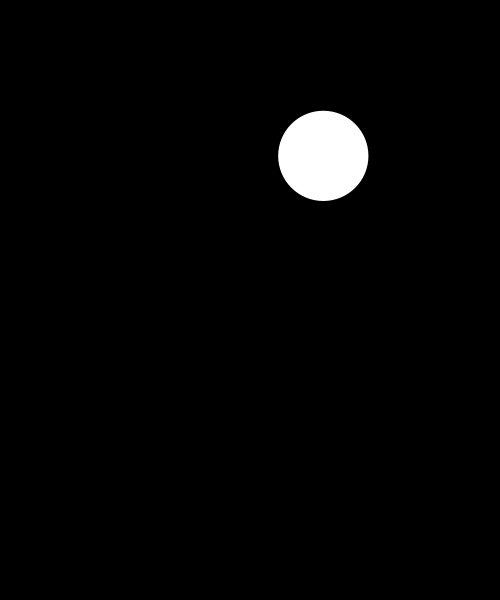
Frame 1 (no input)
Frame 60 (the mouse pressed at the canvas centre just before this capture): identical to frame 1, image omitted
Frame 120 (the mouse held since frame 60 and released just before this capture): identical to frame 1, image omitted

The Processing sketch that drew this single still picture (run headless with seeded random() and noise(); from frame 60 on, the mouse is pressed at the canvas centre):

// Processing sketch: w07_04_circle_randomPos_fixed
// ── w07_04_circle_randomPos_fixed.pde
// IMA NYU Shanghai
// Interaction Lab

float x, y, dia;

void setup() {
  size(500, 600);
  noStroke();
  background(0);

  x = random(width);
  y = random(height);
  dia = random(-100, 100);
}

void draw() {
  background(0);

  ellipse(x, y, dia, dia);
}
